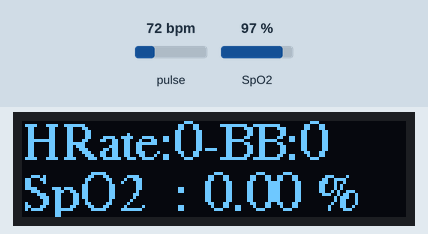
Simulated run of this sketch. Board: ESP8266 (NodeMCU). Shown: 128×32 one-colour display. Inputs (shaded band) come from the test bench; at power-on: pulse 72 bpm, SpO2 97 %. WiFi joins after 1.5 s; servers stay silent unless stated; what the sketch prints to the serial monitor is not drawn.

Above: at 5.0 s.
5.1 s: pulse set to 42 bpm
At 7.2 s:
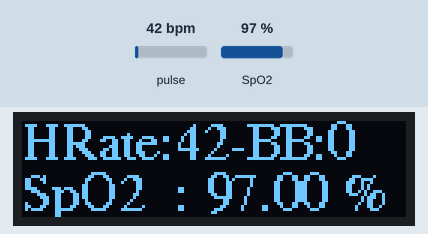
8.2 s: SpO2 set to 80 %
At 10.3 s:
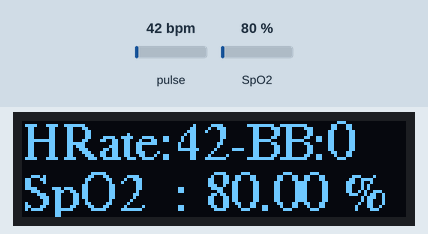
10.9 s: pulse set to 70 bpm
At 13.2 s:
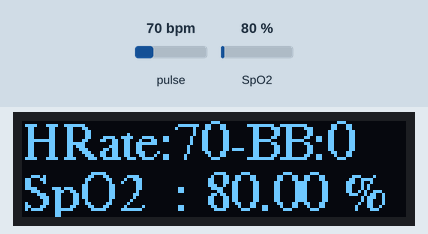
13.5 s: SpO2 set to 85 %
At 15.4 s:
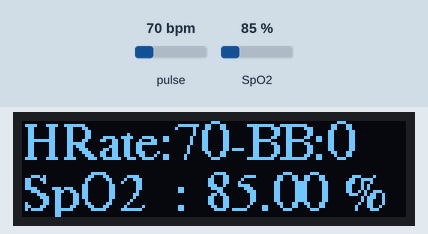
Timing chart, 0 to 16.9 s (numbered marks = the images above; inputs shaded):
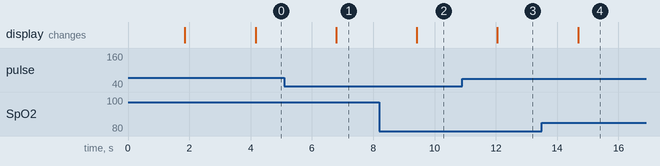

Measured:
- after the input at 5.1 s, the display: changes after 1.7 s (image 1)
- after the input at 8.2 s, the display: changes after 1.2 s (image 2)
- after the input at 10.9 s, the display: changes after 1.2 s (image 3)
- after the input at 13.5 s, the display: changes after 1.2 s (image 4)

The sketch:

DO_NHIP_TIM_OXY_HIEN_THI_OLED_0_91.ino
```cpp
#include <Wire.h>  // Thư viện cho giao tiếp I2C
#include "MAX30100_PulseOximeter.h"  // Thư viện cho cảm biến nhịp tim và SpO2 MAX30100
#include "LogisticRegressionCoefficients.h"  // Thư viện chứa hệ số cho mô hình hồi quy logistic
#include <cmath>  // Thư viện cho các hàm toán học, ví dụ như exp()

#include <ESP8266WiFi.h>  // Thư viện cho WiFi ESP8266
#include <BlynkSimpleEsp8266.h>  // Thư viện Blynk cho ESP8266
#include <ThingSpeak.h> // Thư viện ThingSpeak

// Thông tin template và token cho Blynk
#define BLYNK_TEMPLATE_ID "TMPL6E6qQGaNk"
#define BLYNK_TEMPLATE_NAME "GIAM SAT NHIP TIM 1"
#define BLYNK_AUTH_TOKEN "G51SpEg5NHnPtEWCSFHWCaHIiXTso0rX"
#define BLYNK_PRINT Serial  // Định nghĩa xuất dữ liệu qua Serial cho Blynk
// Thông tin mạng WiFi
char ssid[] = "UTE WIFI";
char pass[] = "";
WiFiClient  client;
unsigned long myChannelNumber = 2547584;  // Thay thế bằng Channel ID của bạn
const char * myWriteAPIKey = "C88H2AAIK8WQ3CWM";  // Thay thế YOUR_WRITE_API_KEY bằng Write API Key của bạn

#include <Adafruit_GFX.h>  // Thư viện đồ họa cơ bản cho màn hình
#include <Adafruit_SSD1306.h>  // Thư viện cho màn hình OLED SSD1306
#include <Fonts/FreeSerif9pt7b.h>  // Font chữ cho màn hình
Adafruit_SSD1306 display(128, 32, &Wire, -1);
#include <Ticker.h>  // Thư viện Ticker cho phép gọi hàm theo định kỳ
Ticker timer;
PulseOximeter pox;  // Tạo đối tượng cảm biến
unsigned long timeS = millis();  // Lấy thời gian hiện tại

WidgetLED LEDCONNECT(V0);  // Widget LED trên Blynk
#define LED_PIN V0  // Định nghĩa Virtual Pin cho đèn LED
WidgetLED ledConnection(LED_PIN);  // Tạo widget LED

// Hàm hồi quy logistic để tính xác suất
float logistic_regression(float x) {
  float z = coefficient * x + intercept;
  return 1 / (1 + exp(-z));
}

void setup() {
  Serial.begin(115200);  // Khởi động giao tiếp Serial với boud rate 115200
  Blynk.begin(BLYNK_AUTH_TOKEN, ssid, pass);  // Khởi tạo kết nối Blynk
  Serial.begin(115200);  // Khởi động lại Serial để đảm bảo
  ledConnection.on();  // Bật đèn LED khi kết nối

  ThingSpeak.begin(client);

  // Khởi tạo màn hình OLED
  if (!display.begin(SSD1306_SWITCHCAPVCC, 0x3C)) {
    Serial.println("SSD1306 allocation failed");
    for (;;);  // Dừng chương trình nếu màn hình không khởi động được
  }

  display.setFont(&FreeSerif9pt7b);  // Đặt font chữ
  display.clearDisplay();  // Xóa màn hình
  display.setTextSize(1);
  display.setTextColor(WHITE);
  display.setCursor(30,20);
  display.println("NHOM 4");
  display.display();  // Hiển thị thông tin lên màn hình
  delay(2000);  // Đợi 2 giây

  // Khởi tạo cảm biến MAX30100
  if (!pox.begin()) {
    Serial.println("FAILED");
    for (;;);
  } else {
    Serial.println("SUCCESS");
  }
  pox.setIRLedCurrent(MAX30100_LED_CURR_7_6MA);  // Đặt dòng điện cho đèn LED hồng ngoại
  pox.setOnBeatDetectedCallback(onBeatDetected);  // Đặt callback khi có nhịp tim được phát hiện
  timer.attach_ms(100, update);  // Cài đặt timer gọi hàm update mỗi 100ms
}

void loop() {
  Blynk.run();  // Chạy thư viện Blynk trong vòng lặp
  if (Blynk.connected()) {
    ledConnection.on();  // Bật đèn LED khi có kết nối
  } else {
    ledConnection.off();  // Tắt đèn LED khi mất kết nối
  }

  // Kiểm tra nếu quá 1000ms (1 giây) thì cập nhật lại dữ liệu từ cảm biến
  if (millis() - timeS > 1000) {
    float heartRate = pox.getHeartRate();  // Lấy nhịp tim
    float SpO2 = pox.getSpO2();  // Lấy nồng độ oxy

    float prediction = logistic_regression(heartRate);  // Dự đoán dựa trên nhịp tim
    int classification = prediction > 0.5 ? 1 : 0;  // Phân loại kết quả

    Serial.print("Predicted target: ");
    Serial.println(classification);

    Blynk.virtualWrite(V1, heartRate);  // Gửi nhịp tim lên Blynk
    //Blynk.virtualWrite(V2, SpO2);  // Gửi SpO2 lên Blynk
    Blynk.virtualWrite(V3, classification);  // Gửi kết quả phân loại lên Blynk
    Blynk.virtualWrite(V4, SpO2);

    // Cập nhật kênh ThingSpeak với dữ liệu nhịp tim và SpO2
    ThingSpeak.setField(1, heartRate);
    ThingSpeak.setField(2, SpO2);

    // Ghi dữ liệu lên ThingSpeak
    ThingSpeak.writeFields(myChannelNumber, myWriteAPIKey);

    Serial.print("Heart rate:");
    Serial.print(heartRate);
    Serial.print("bpm / SpO2:");
    Serial.print(SpO2);
    Serial.println("%");
    display.clearDisplay();  // Xóa màn hình OLED
    display.setCursor(0,12);
    display.print("HRate:");
    display.print(heartRate,0);  // Hiển thị nhịp tim
    display.print("-BB:");
    display.println(classification);  // Hiển thị kết quả phân loại
    display.setCursor(0,29);
    display.print("SpO2  : ");
    display.print(SpO2);  // Hiển thị SpO2
    display.println(" %");
    display.display();  // Cập nhật màn hình OLED

    timeS = millis();  // Cập nhật thời gian
  }
}

// Hàm được gọi khi có nhịp tim được phát hiện
void update() {
  pox.update();  // Cập nhật trạng thái cảm biến
}

// Callback khi có nhịp tim
void onBeatDetected() {
    Serial.println("Beat!");  // In ra "Beat!" khi có nhịp tim
}
```

LogisticRegressionCoefficients.h
```cpp
#ifndef LOGISTIC_REGRESSION_COEFFICIENTS_H
#define LOGISTIC_REGRESSION_COEFFICIENTS_H

// Coefficients for the Logistic Regression Model
const double coefficient = 0.043534033156458686;
const double intercept = -6.434863598030167;

#endif // LOGISTIC_REGRESSION_COEFFICIENTS_H
```
